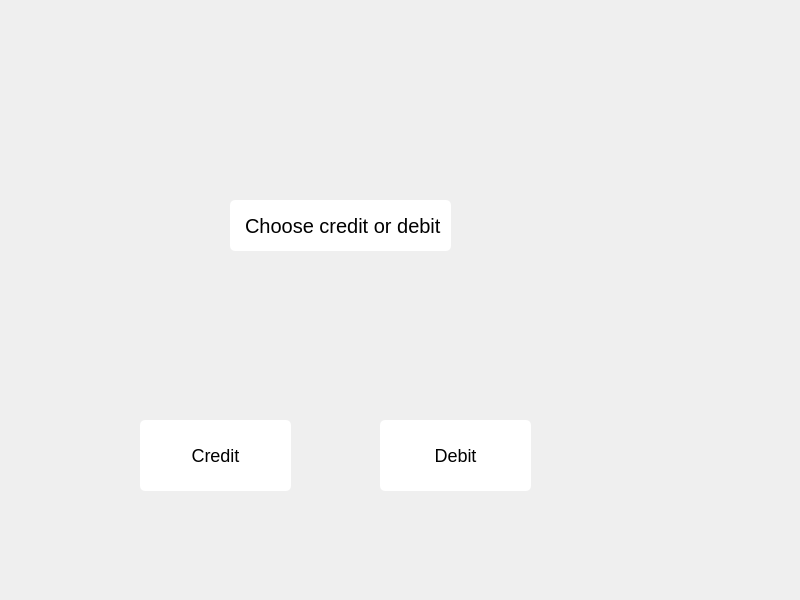
<?xml version="1.0" encoding="UTF-8"?>
<ui version="4.0">
 <class>ChooseAccount</class>
 <widget class="QWidget" name="ChooseAccount">
  <property name="geometry">
   <rect>
    <x>0</x>
    <y>0</y>
    <width>800</width>
    <height>600</height>
   </rect>
  </property>
  <property name="windowTitle">
   <string>Form</string>
  </property>
  <widget class="QPushButton" name="creditbutton">
   <property name="geometry">
    <rect>
     <x>140</x>
     <y>420</y>
     <width>151</width>
     <height>71</height>
    </rect>
   </property>
   <property name="font">
    <font>
     <pointsize>-1</pointsize>
    </font>
   </property>
   <property name="styleSheet">
    <string notr="true">QPushButton {
background-color: rgb(255, 255, 255);
color: rgb(0, 0, 0);
border-radius:5px;
padding:5 5px;
font-size:18px;
}
QPushButton:hover {
background-color: rgb(245, 245, 245);
color: rgb(10, 10, 10);
border-radius:8px;
padding:5 5px;
font-size:18px;
}</string>
   </property>
   <property name="text">
    <string>Credit</string>
   </property>
  </widget>
  <widget class="QPushButton" name="debitbutton">
   <property name="geometry">
    <rect>
     <x>380</x>
     <y>420</y>
     <width>151</width>
     <height>71</height>
    </rect>
   </property>
   <property name="font">
    <font>
     <pointsize>-1</pointsize>
    </font>
   </property>
   <property name="styleSheet">
    <string notr="true">QPushButton {
background-color: rgb(255, 255, 255);
color: rgb(0, 0, 0);
border-radius:5px;
padding:5 5px;
font-size:18px;
}
QPushButton:hover {
background-color: rgb(245, 245, 245);
color: rgb(10, 10, 10);
border-radius:8px;
padding:5 5px;
font-size:18px;
}</string>
   </property>
   <property name="text">
    <string>Debit</string>
   </property>
  </widget>
  <widget class="QLabel" name="label">
   <property name="geometry">
    <rect>
     <x>230</x>
     <y>200</y>
     <width>221</width>
     <height>51</height>
    </rect>
   </property>
   <property name="styleSheet">
    <string notr="true">background:white;
border-radius:5px;
padding:0 10px;
color:black;
font-size:20px;</string>
   </property>
   <property name="text">
    <string>Choose credit or debit</string>
   </property>
  </widget>
 </widget>
 <resources/>
 <connections/>
</ui>
